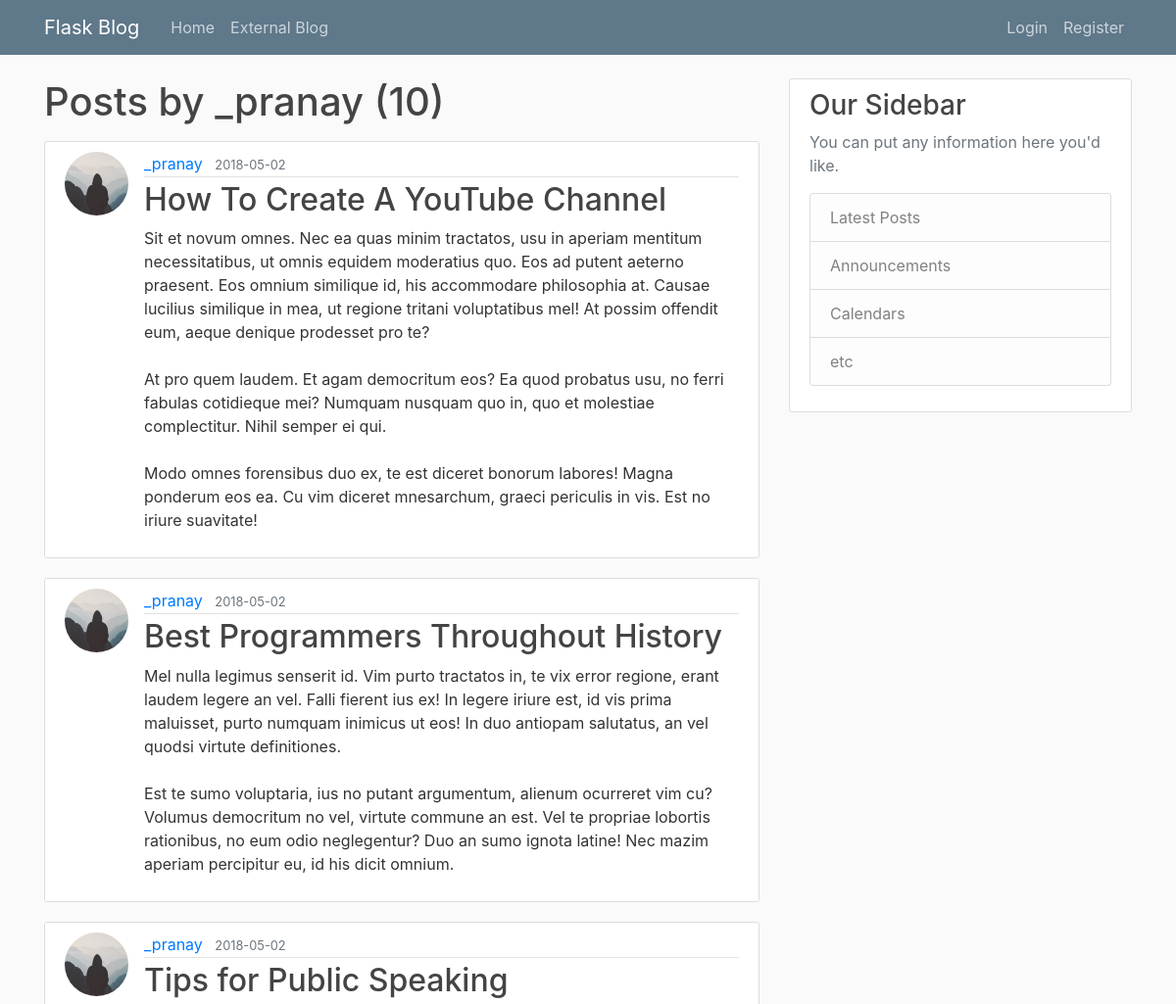
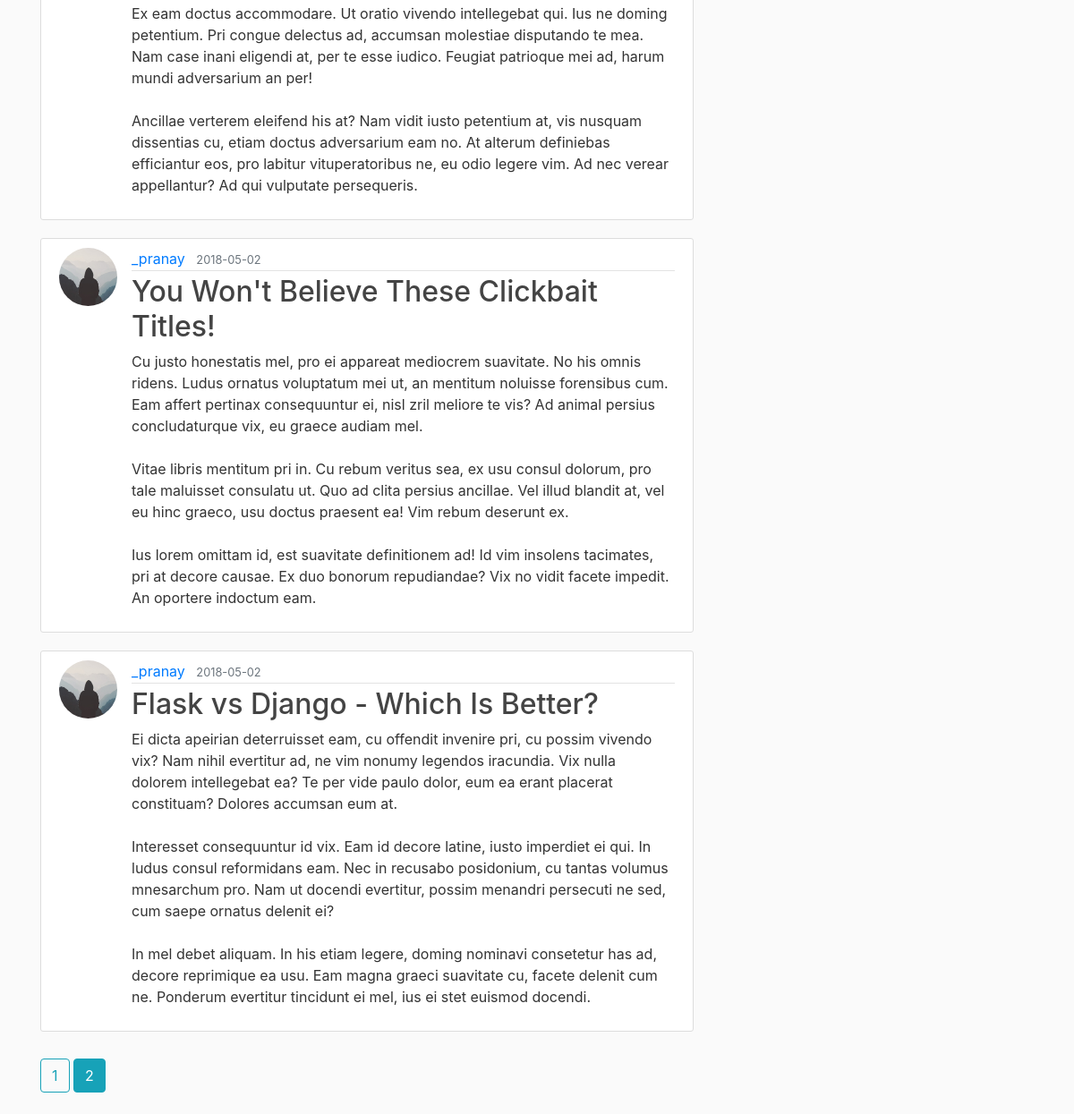
The app's page /user/_pranay?page=2 with its own data (2 pictures, top to bottom).
### flaskblog/models.py (models this page shows, shortened)
class User(db.Model, UserMixin):
    id = db.Column(db.Integer, primary_key=True)
    username = db.Column(db.String(20), unique=True, nullable=False)
    email = db.Column(db.String(120), unique=True, nullable=False)
    image_file = db.Column(db.String(20), nullable=False, default='default.jpg')
    password = db.Column(db.String(60), nullable=False)
    posts = db.relationship('Post', backref='author', lazy=True)

class Post(db.Model):
    id = db.Column(db.Integer, primary_key=True)
    title = db.Column(db.String(100), nullable=False)
    date_posted = db.Column(db.DateTime, nullable=False, default=datetime.utcnow)
    content = db.Column(db.Text, nullable=False)
    user_id = db.Column(db.Integer, db.ForeignKey('user.id'), nullable=False)

### flaskblog/routes.py (the view)
@app.route("/user/<string:username>")
def user_posts(username):
    page = request.args.get('page', 1, type=int)
    user = User.query.filter_by(username=username).first_or_404()
    posts = Post.query.filter_by(author=user)\
        .order_by(Post.date_posted.desc())\
        .paginate(page=page, per_page=5)
    return render_template('user_posts.html', posts=posts, user=user)

### flaskblog/templates/user_posts.html
{% extends "layout.html" %}
{% block content %}
    <h1 class="mb-3">Posts by {{ user.username }} ({{ posts.total }})</h1>
    {% for post in posts.items %}
        <article class="media content-section">
          <img class="rounded-circle article-img" src="{{ url_for('static', filename='profile_pics/' + post.author.image_file) }}">
          <div class="media-body">
            <div class="article-metadata">
              <a class="mr-2" href="{{ url_for('user_posts', username=post.author.username) }}">{{ post.author.username }}</a>
              <small class="text-muted">{{ post.date_posted.strftime('%Y-%m-%d') }}</small>
            </div>
            <h2><a class="article-title" href="{{ url_for('post', post_id=post.id) }}">{{ post.title }}</a></h2>
            <p class="article-content">{{ post.content }}</p>
          </div>
        </article>
    {% endfor %}
    {% for page_num in posts.iter_pages(left_edge=1, right_edge=1, left_current=1, right_current=2) %}
      {% if page_num %}
        {% if posts.page == page_num %}
          <a class="btn btn-info mb-4" href="{{ url_for('user_posts', username=user.username, page=page_num) }}">{{ page_num }}</a>
        {% else %}
          <a class="btn btn-outline-info mb-4" href="{{ url_for('user_posts', username=user.username, page=page_num) }}">{{ page_num }}</a>
        {% endif %}
      {% else %}
        ...
      {% endif %}
    {% endfor %}
{% endblock content %}

### flaskblog/static/main.css (style rules this page uses)
body { background: #fafafa; color: #333333; margin-top: 5rem; }
h1, h2, h3, h4, h5, h6 { color: #444444; }
.content-section { background: #ffffff; padding: 10px 20px; border: 1px solid #dddddd; border-radius: 3px; margin-bottom: 20px; }
.article-title { color: #444444; }
.article-content { white-space: pre-line; }
.article-img { height: 65px; width: 65px; margin-right: 16px; }
.article-metadata { padding-bottom: 1px; margin-bottom: 4px; border-bottom: 1px solid #e3e3e3 }
.btn { padding: .375rem .75rem; margin-top:10px; }

### records on screen
User: username "_pranay"
Post: image_file (placeholder picture), author.username "_pranay", date_posted "2018-05-02", title "How To Create A YouTube Channel", content "Sit et novum omnes. Nec ea quas minim tractatos, usu in aperiam mentitum necessitatibus, ut omnis equidem moderatius quo. Eos ad putent aeterno praesent. Eos omnium similique id, his accommodare philosophia at. Causae lucilius similique in mea, ut regione tritani voluptatibus mel! At possim offendit eum, aeque denique prodesset pro te? At pro quem laudem. Et agam democritum eos? Ea quod probatus usu, no ferri fabulas cotidieque mei? Numquam nusquam quo in, quo et molestiae complectitur. Nihil semper ei qui. Modo omnes forensibus duo ex, te est diceret bonorum labores! Magna ponderum eos ea. Cu vim diceret mnesarchum, graeci periculis in vis. Est no iriure suavitate!"
Post: image_file (placeholder picture), author.username "_pranay", date_posted "2018-05-02", title "Best Programmers Throughout History", content "Mel nulla legimus senserit id. Vim purto tractatos in, te vix error regione, erant laudem legere an vel. Falli fierent ius ex! In legere iriure est, id vis prima maluisset, purto numquam inimicus ut eos! In duo antiopam salutatus, an vel quodsi virtute definitiones. Est te sumo voluptaria, ius no putant argumentum, alienum ocurreret vim cu? Volumus democritum no vel, virtute commune an est. Vel te propriae lobortis rationibus, no eum odio neglegentur? Duo an sumo ignota latine! Nec mazim aperiam percipitur eu, id his dicit omnium."
Post: image_file (placeholder picture), author.username "_pranay", date_posted "2018-05-02", title "Tips for Public Speaking", content "Ex eam doctus accommodare. Ut oratio vivendo intellegebat qui. Ius ne doming petentium. Pri congue delectus ad, accumsan molestiae disputando te mea. Nam case inani eligendi at, per te esse iudico. Feugiat patrioque mei ad, harum mundi adversarium an per! Ancillae verterem eleifend his at? Nam vidit iusto petentium at, vis nusquam dissentias cu, etiam doctus adversarium eam no. At alterum definiebas efficiantur eos, pro labitur vituperatoribus ne, eu odio legere vim. Ad nec verear appellantur? Ad qui vulputate persequeris."
Post: image_file (placeholder picture), author.username "_pranay", date_posted "2018-05-02", title "You Won't Believe These Clickbait Titles!", content "Cu justo honestatis mel, pro ei appareat mediocrem suavitate. No his omnis ridens. Ludus ornatus voluptatum mei ut, an mentitum noluisse forensibus cum. Eam affert pertinax consequuntur ei, nisl zril meliore te vis? Ad animal persius concludaturque vix, eu graece audiam mel. Vitae libris mentitum pri in. Cu rebum veritus sea, ex usu consul dolorum, pro tale maluisset consulatu ut. Quo ad clita persius ancillae. Vel illud blandit at, vel eu hinc graeco, usu doctus praesent ea! Vim rebum deserunt ex. Ius lorem omittam id, est suavitate definitionem ad! Id vim insolens tacimates, pri at decore causae. Ex duo bonorum repudiandae? Vix no vidit facete impedit. An oportere indoctum eam."
Post: image_file (placeholder picture), author.username "_pranay", date_posted "2018-05-02", title "Flask vs Django - Which Is Better?", content "Ei dicta apeirian deterruisset eam, cu offendit invenire pri, cu possim vivendo vix? Nam nihil evertitur ad, ne vim nonumy legendos iracundia. Vix nulla dolorem intellegebat ea? Te per vide paulo dolor, eum ea erant placerat constituam? Dolores accumsan eum at. Interesset consequuntur id vix. Eam id decore latine, iusto imperdiet ei qui. In ludus consul reformidans eam. Nec in recusabo posidonium, cu tantas volumus mnesarchum pro. Nam ut docendi evertitur, possim menandri persecuti ne sed, cum saepe ornatus delenit ei? In mel debet aliquam. In his etiam legere, doming nominavi consetetur has ad, decore reprimique ea usu. Eam magna graeci suavitate cu, facete delenit cum ne. Ponderum…"

### other values on screen
{{ posts.total }} "10"
{{ page_num }} "1"
{{ page_num }} "2"
